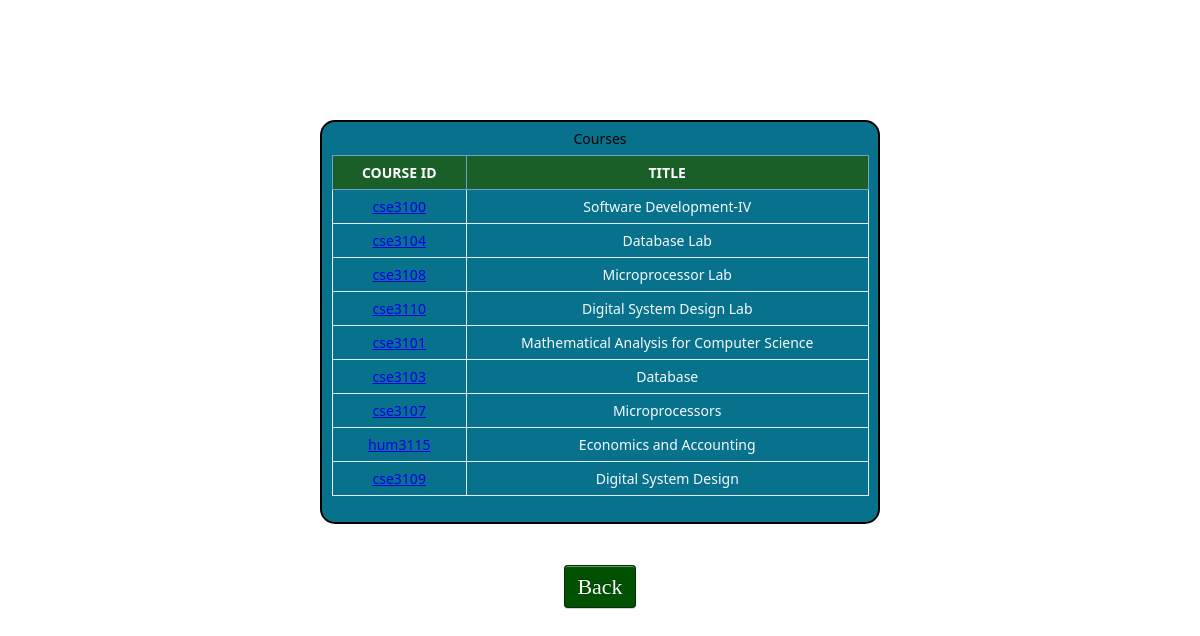
/pdp/show_courses_lecture.php (signed in), run on the app's committed database.
### tables this page shows
CREATE TABLE `result_table` (
  `stu_id` varchar(100) NOT NULL,
  `course_id` varchar(100) NOT NULL,
  `scutoniser_id` int(10) NOT NULL,
  `number` int(10) NOT NULL,
  `grade` varchar(100) NOT NULL,
  `year` int(10) NOT NULL,
  `semester` varchar(100) NOT NULL,
  `approved` varchar(10) DEFAULT NULL
);

CREATE TABLE `course_tbl2` (
  `course_id` varchar(100) NOT NULL,
  `title` varchar(100) NOT NULL,
  `dep_id` int(10) NOT NULL,
  `credits` float NOT NULL
);

### pdp/show_courses_lecture.php (the view, shortened to what this page needs)
<!DOCTYPE html>
<html>
<head>
</head>
<body>
<div class="phg">
<table class="data-table">
		<caption class="title">Courses</caption>
		<thead>
			<tr>
				<th>Course ID</th>
				<th>Title</th>
			</tr>
		</thead>
		<tbody>
<?php
	$db = mysqli_connect("localhost","root","","authentication");
	$stu_id = mysql_real_escape_string($_SESSION['stu_id']);
	$sql = "SELECT * FROM result_table,course_tbl2 where result_table.course_id=course_tbl2.course_id
	and result_table.stu_id='$stu_id'";
	$result = mysqli_query($db,$sql);
while($row = mysqli_fetch_assoc($result)){
		echo "<tr>
<td><a href='../lectures/display.php?idlec=" . $row['course_id'] . "'>". $row['course_id'] ."</a></td>
			<td>" . $row['title'] . "</td>
		  </tr>";
		}
?>
		</tbody>
	</table>
	<center><?php print  "<br>"; ?></center>
	</div>
	<center><a class="link_button" href="student_login_page.php">Back</a><br></center>
</body>
</html>

### pdp/show_courses_lecture.php (style rules this page uses)
body { font-size: 15px; color: #343d44; font-family: "segoe-ui", "open-sans", tahoma, arial; padding: 0; margin: 120px; background-image: url("5.jpg"); }
table { margin: auto; font-family: "Lucida Sans Unicode", "Lucida Grande", "Segoe Ui"; font-size: 12px; }
table td { transition: all .5s; }
.data-table { border-collapse: collapse; font-size: 14px; min-width: 537px; }
.data-table th, .data-table td { border: 1px solid #e1edff; padding: 7px 17px; }
.data-table caption { margin: 7px; }
.data-table thead th { background-color:#1a5e28; color: #FFFFFF; border-color: #6ea1cc !important; text-transform: uppercase; }
.data-table tbody td { color:#f4fbff; text-align: center; }
.data-table tbody td:first-child, .data-table tbody td:nth-child(4), .data-table tbody td:last-child { text-align: center; }
.data-table tbody tr:nth-child(odd) td { text-align: center; }
.phg { background-color:#08718c; font-size: 22px; font-family: Tahoma; font-type: Helvetic; color: black; margin-top:60px; margin-bottom: 50px; margin-left:200px; margin-right:200px; border: 2px solid black; border-radius: 15px; }
.link_button { font-size: 22px; font-family: Tahoma; font-type: Helvetic; -webkit-border-radius: 4px; -moz-border-radius: 4px; border-radius: 4px; border: solid 1px #072b07; text-shadow: 0 -1px 0 rgba(0, 0, 0, 0.4); -webkit-box-shadow: inset 0 1px 0 rgba(255, 255, 255, 0.4), 0 1px 1px rgba(0, 0, 0, 0.2); -moz-box-shadow: inset 0 1px 0 rgba(255, 255, 255, 0.4), 0 1px 1px rgba(0, 0, 0, 0.2); box-shadow: inset 0 1px 0 rgba(255, 255, 255, 0.4), 0 1px 1px rgba(0, 0, 0, 0.2); background: #005100; color: #FFF; padding: 8px 12px; text-decoration: none; }

### data on the page
result_table: course.course_id "cse3100", course.title "Software Development-IV"
result_table: course.course_id "cse3104", course.title "Database Lab"
result_table: course.course_id "cse3108", course.title "Microprocessor Lab"
result_table: course.course_id "cse3110", course.title "Digital System Design Lab"
result_table: course.course_id "cse3101", course.title "Mathematical Analysis for Computer Science"
result_table: course.course_id "cse3103", course.title "Database"
result_table: course.course_id "cse3107", course.title "Microprocessors"
result_table: course.course_id "hum3115", course.title "Economics and Accounting"
result_table: course.course_id "cse3109", course.title "Digital System Design"
